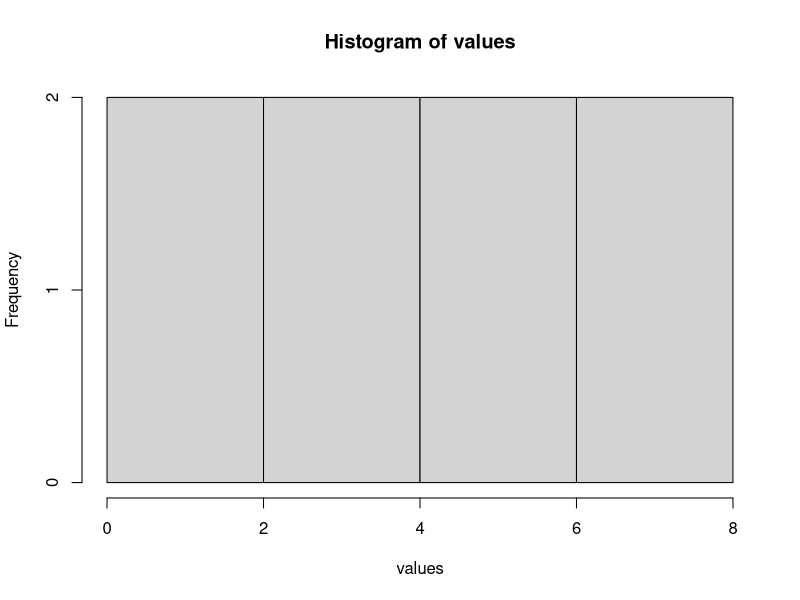
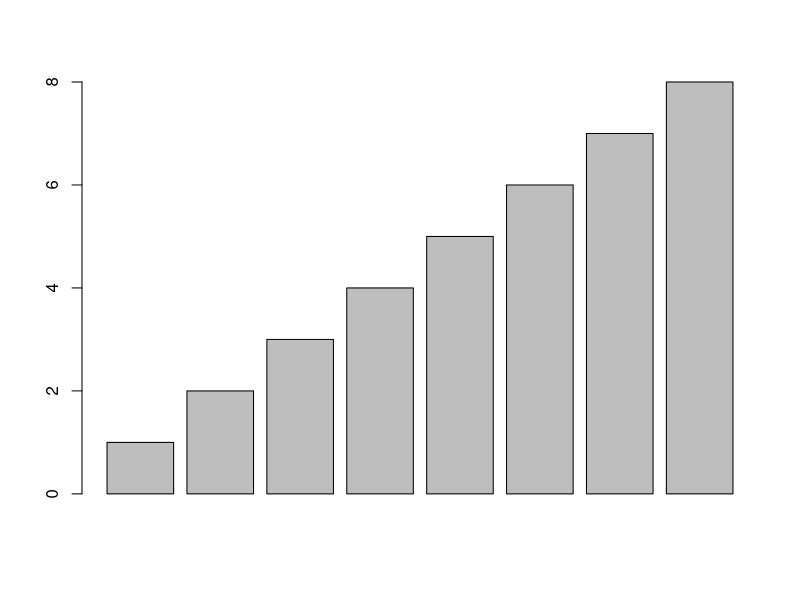
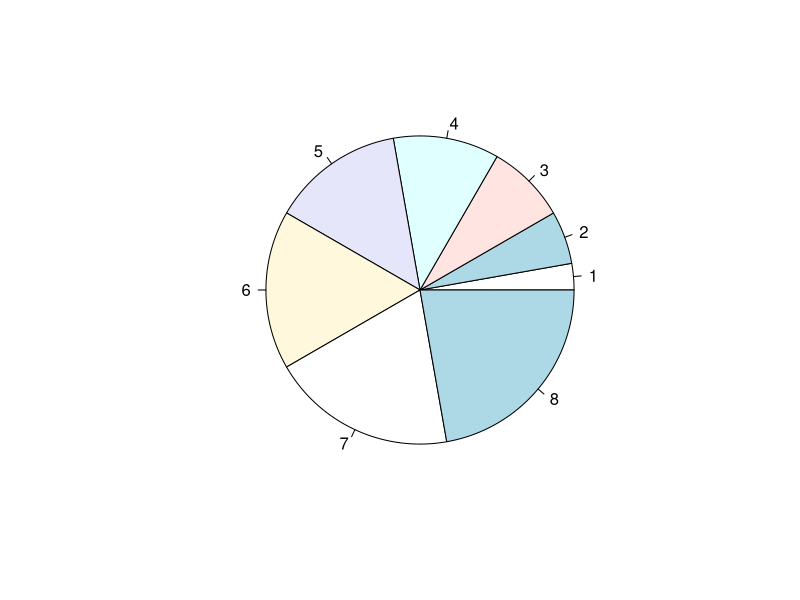
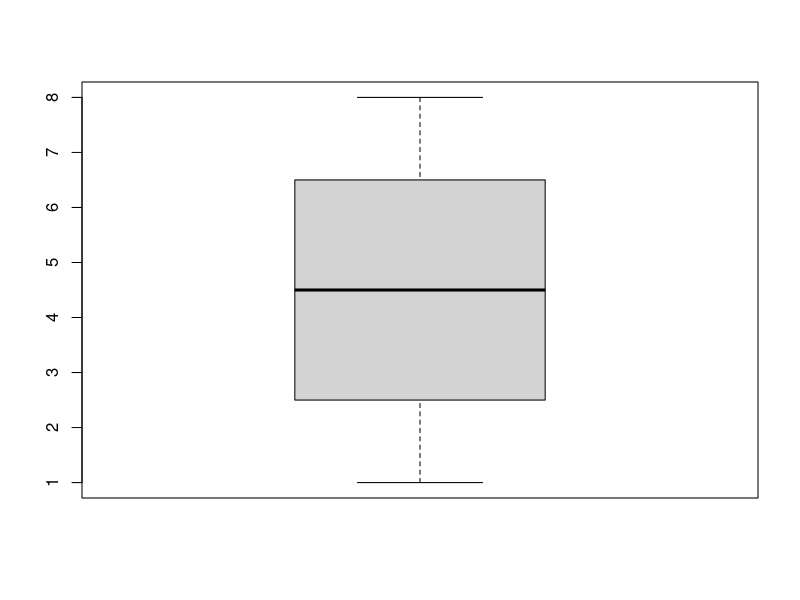
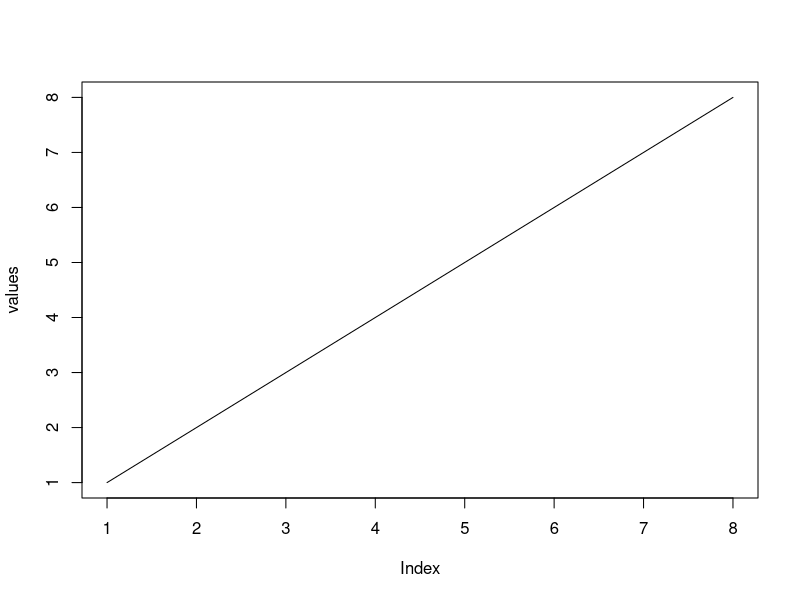
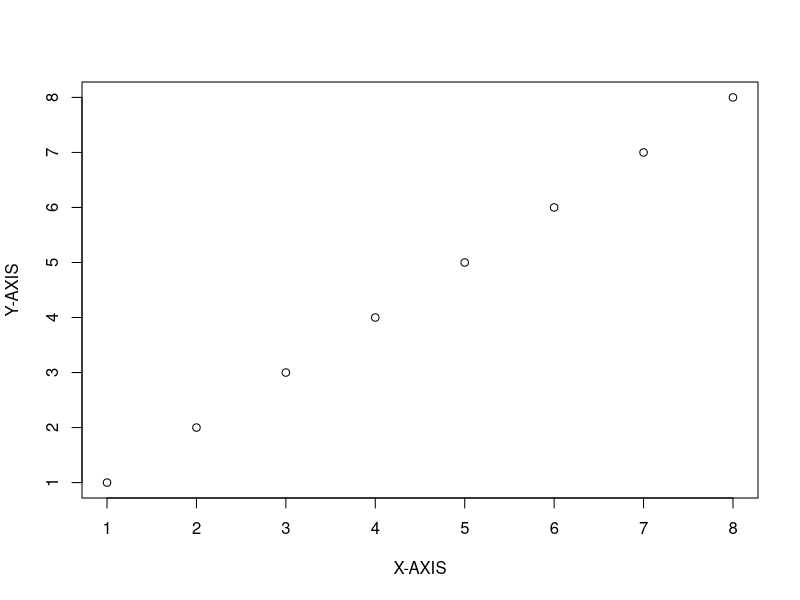

The R source for these figures, in order:
values <- c(1:8)
hist(values)
barplot(values)
pie(values)
boxplot(values)
#Line plot
plot(values, type = "l")
#Scatter plot
plot(values, type = "p", xlab = "X-AXIS",ylab = "Y-AXIS")
